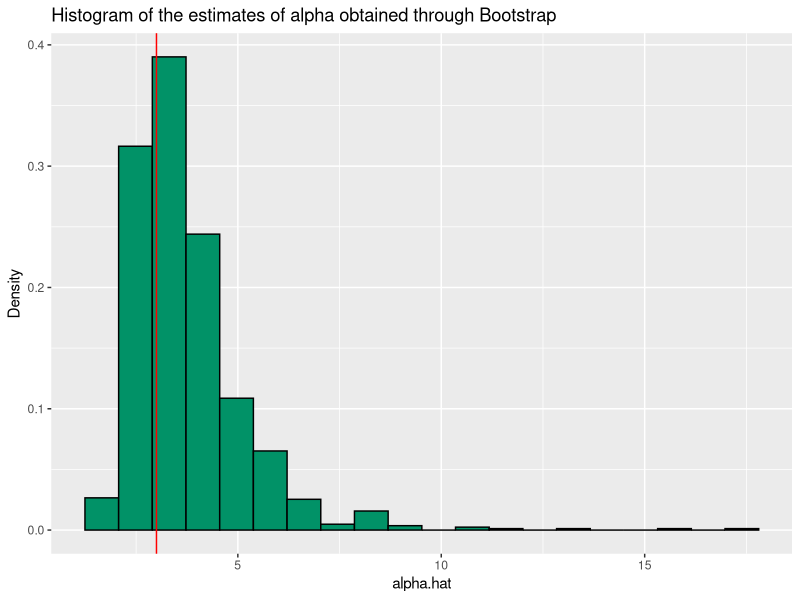

Here is the R script that generated this plot:
rm(list=ls())
library(ggplot2)
set.seed(seed=123456789)
n=15
B=1000
alpha=3 #initial parameter value
alpha.hat=array(0)
x=rbeta(n,alpha,alpha)
for(i in 1:B){ #loops for bootstrapping
  x.star=sample(x,n,replace=T) #bootstrap data
  m2=((n-1)/n)*var(x.star) 
  alpha.hat[i]=(1-4*m2)/(8*m2)}

alpha.est=mean(alpha.hat);alpha.est #estimate of alpha
SE.alpha.hat=sqrt((B-1)/B)*sd(alpha.hat);SE.alpha.hat #se of alpha

#plots
data=data.frame(alpha.hat=alpha.hat)
ggplot(data,aes(x=alpha.hat))+
  geom_histogram(aes(y=..density..),fill="#019267",
                 colour="black",bins=20)+
  geom_vline(xintercept=alpha,colour="red")+
  labs(x="alpha.hat",
       y="Density",
       title="Histogram of the estimates of alpha obtained through Bootstrap")


rm(list=ls())
library(stats4)
library(ggplot2)
set.seed(seed=123456789)
n=15
B=1000
alpha=3 #initial parameter value
alpha.hat=array(0)
x=rbeta(n,alpha,alpha)
L=function(alpha){
  -sum(dbeta(x.star,alpha,alpha,log=T))
}
for(i in 1:B) #loops for bootstrapping
{
  x.star=sample(x,n,replace=T) #bootstrap data
  alpha.hat[i]=mle(L,start=0.1)@coef[1]
}
alpha.est=mean(alpha.hat);alpha.est #estimate of alpha
SE.alpha.hat=sqrt((B-1)/B)*sd(alpha.hat);SE.alpha.hat #se of alpha
